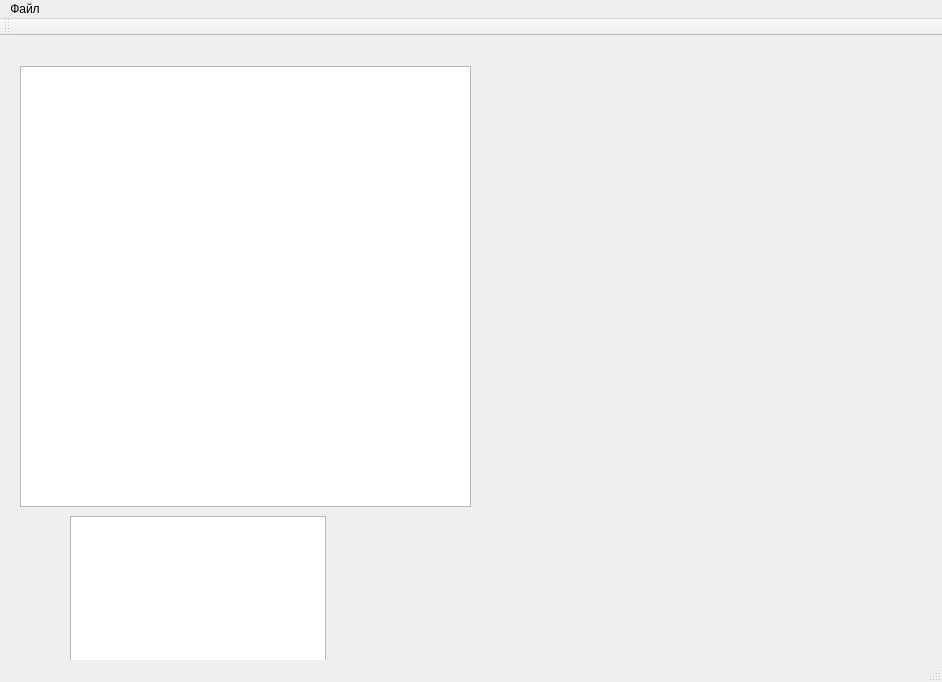
<?xml version="1.0" encoding="UTF-8"?>
<ui version="4.0">
 <class>MainWindow</class>
 <widget class="QMainWindow" name="MainWindow">
  <property name="geometry">
   <rect>
    <x>0</x>
    <y>0</y>
    <width>942</width>
    <height>682</height>
   </rect>
  </property>
  <property name="windowTitle">
   <string>MainWindow</string>
  </property>
  <widget class="QWidget" name="centralWidget">
   <widget class="QTreeView" name="treeView">
    <property name="geometry">
     <rect>
      <x>20</x>
      <y>30</y>
      <width>451</width>
      <height>441</height>
     </rect>
    </property>
   </widget>
   <widget class="QTextBrowser" name="textBrowser">
    <property name="geometry">
     <rect>
      <x>70</x>
      <y>480</y>
      <width>256</width>
      <height>192</height>
     </rect>
    </property>
   </widget>
  </widget>
  <widget class="QMenuBar" name="menuBar">
   <property name="geometry">
    <rect>
     <x>0</x>
     <y>0</y>
     <width>942</width>
     <height>21</height>
    </rect>
   </property>
   <widget class="QMenu" name="menu">
    <property name="title">
     <string>Файл</string>
    </property>
   </widget>
   <addaction name="menu"/>
  </widget>
  <widget class="QToolBar" name="mainToolBar">
   <attribute name="toolBarArea">
    <enum>TopToolBarArea</enum>
   </attribute>
   <attribute name="toolBarBreak">
    <bool>false</bool>
   </attribute>
  </widget>
  <widget class="QStatusBar" name="statusBar"/>
 </widget>
 <layoutdefault spacing="6" margin="11"/>
 <resources/>
 <connections/>
</ui>
